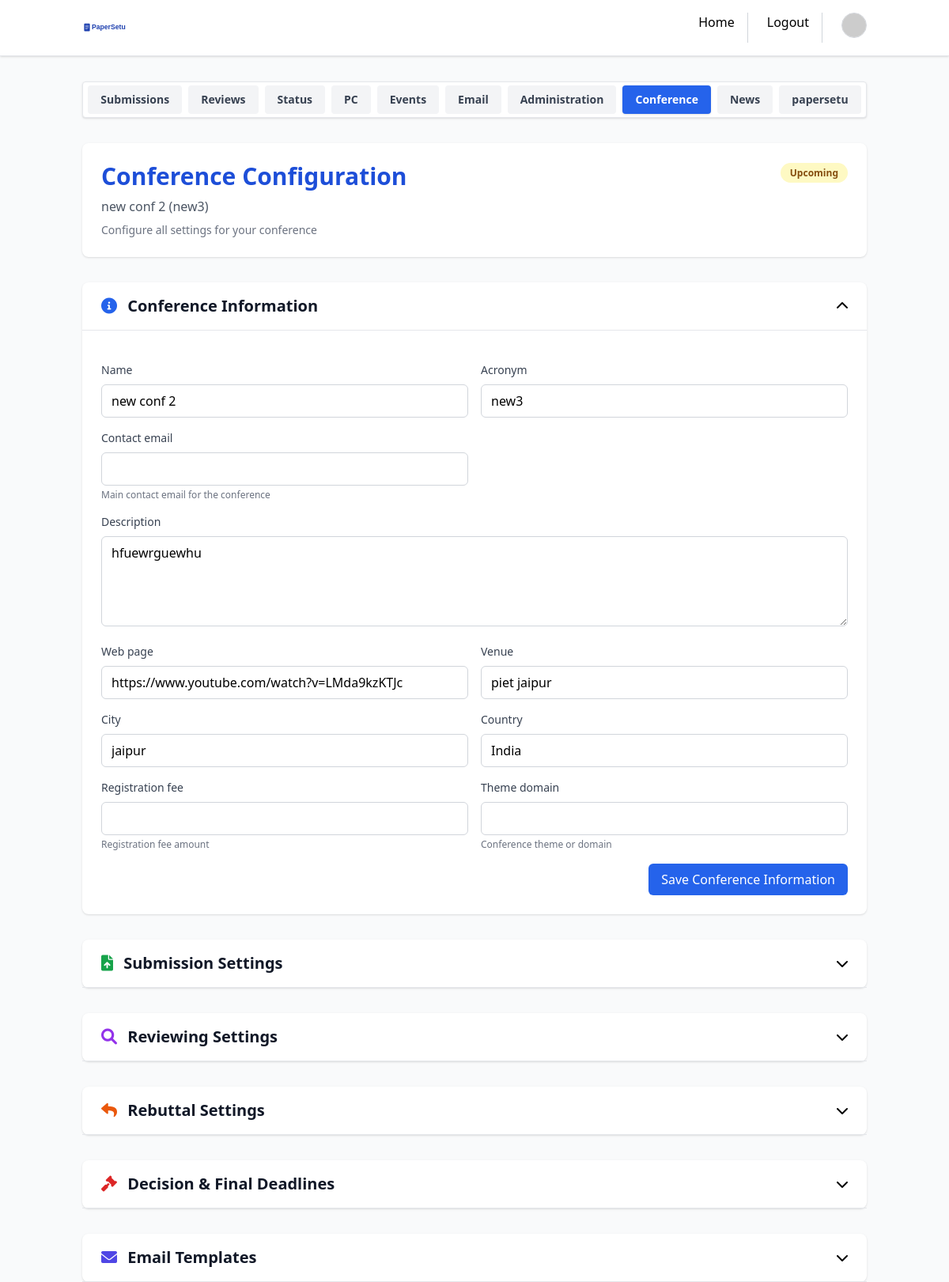
/dashboard/conference/8/configuration/ (signed in), run on the app's committed database.
### conference/models.py (models this page shows, shortened)
class Conference(models.Model):
    name = models.CharField(max_length=255)
    acronym = models.CharField(max_length=50, blank=True)
    web_page = models.URLField(blank=True)
    venue = models.CharField(max_length=255, blank=True)
    city = models.CharField(max_length=100, blank=True)
    country = models.CharField(max_length=100, blank=True)
    estimated_submissions = models.IntegerField(null=True, blank=True)
    start_date = models.DateField()
    end_date = models.DateField()
    primary_area = models.CharField(max_length=50, choices=AREA_CHOICES, default='AI')
    secondary_area = models.CharField(max_length=50, choices=AREA_CHOICES, default='AI')
    area_notes = models.TextField(blank=True)
    organizer = models.CharField(max_length=255, blank=True)
    organizer_web_page = models.URLField(blank=True)
    contact_phone = models.CharField(max_length=20, blank=True)
    role = models.CharField(max_length=100, blank=True)
    is_approved = models.BooleanField(default=False)
    requested_by = models.ForeignKey(User, on_delete=models.CASCADE, related_name='requested_conferences', null=True, blank=True)
    description = models.TextField(blank=True)
    chair = models.ForeignKey(User, on_delete=models.CASCADE, related_name='chaired_conferences')
    status = models.CharField(max_length=20, choices=[('upcoming', 'Upcoming'), ('live', 'Live'), ('completed', 'Completed')], default='upcoming')
    invite_link = models.CharField(max_length=255, blank=True)
    created_at = models.DateTimeField(auto_now_add=True)
    paper_submission_deadline = models.DateField(null=True, blank=True)
    paper_format = models.CharField(max_length=10, choices=[('pdf', 'PDF'), ('docx', 'DOCX')], default='pdf')
    contact_email = models.EmailField(blank=True, help_text="Main contact email for the conference")
    registration_fee = models.DecimalField(max_digits=10, decimal_places=2, null=True, blank=True, help_text="Registration fee amount")
    theme_domain = models.CharField(max_length=255, blank=True, help_text="Conference theme or domain")
    blind_review = models.BooleanField(default=True)
    abstract_required = models.BooleanField(default=True)
    multiple_authors_allowed = models.BooleanField(default=True)
    submission_deadline = models.DateTimeField(null=True, blank=True, help_text="Final submission deadline")
    max_paper_length = models.IntegerField(default=10)
    allow_supplementary = models.BooleanField(default=False)
    reviewers_per_paper = models.IntegerField(default=3)
    review_deadline = models.DateTimeField(null=True, blank=True, help_text="Review submission deadline")
    paper_bidding_enabled = models.BooleanField(default=False, help_text="Enable paper bidding for reviewers")
    review_form_enabled = models.BooleanField(default=True)
    confidence_scores_enabled = models.BooleanField(default=True)
    allow_rebuttal_phase = models.BooleanField(default=False, help_text="Enable author rebuttal phase")
    rebuttal_deadline = models.DateTimeField(null=True, blank=True, help_text="Rebuttal submission deadline")
    rebuttal_word_limit = models.IntegerField(default=500, help_text="Word limit for rebuttals")
    decision_deadline = models.DateTimeField(null=True, blank=True, help_text="Final decision deadline")
    camera_ready_deadline = models.DateTimeField(null=True, blank=True, help_text="Camera-ready submission deadline")

### dashboard/views.py (the view, shortened to what this page needs)
# urls.py: path('conference/<int:conf_id>/configuration/', views.conference_configuration, name='conference_configuration'),
@login_required
def conference_configuration(request, conf_id):
    conference = get_object_or_404(Conference, id=conf_id)
    user = request.user
    if conference.chair != user:
        return render(request, 'dashboard/forbidden.html', {
            'message': 'Only the conference chair can access the configuration panel.'
        })
    forms_data = {
        'conference_info': ConferenceInfoForm(instance=conference),
        'submission_settings': SubmissionSettingsForm(instance=conference),
        'reviewing_settings': ReviewingSettingsForm(instance=conference),
        'rebuttal_settings': RebuttalSettingsForm(instance=conference),
        'decision_settings': DecisionSettingsForm(instance=conference),
    }
    email_templates = {}
    email_template_forms = {}
    default_templates = EmailTemplate.get_default_templates()
    for template_type, _ in EmailTemplate.TEMPLATE_TYPES:
        try:
            template = EmailTemplate.objects.get(conference=conference, template_type=template_type)
        except EmailTemplate.DoesNotExist:
            default_data = default_templates.get(template_type, {
                'subject': f'{template_type.replace("_", " ").title()} - {conference.name}',
                'body': f'Default {template_type.replace("_", " ")} template for {conference.name}.'
            })
            template = EmailTemplate.objects.create(
                conference=conference,
                template_type=template_type,
                subject=default_data['subject'],
                body=default_data['body']
            )
        email_templates[template_type] = template
        email_template_forms[template_type] = EmailTemplateForm(instance=template)
    nav_items = [
        "Submissions", "Reviews", "Status", "PC", "Events",
        "Email", "Administration", "Conference", "News", "papersetu"
    ]
    context = {
        'conference': conference,
        'forms': forms_data,
        'email_templates': email_templates,
        'email_template_forms': email_template_forms,
        'nav_items': nav_items,
        'active_tab': 'Conference',
    }
    return render(request, 'dashboard/conference_configuration.html', context)

### dashboard/templatetags/dashboard_extras.py (called while the page is built)
@register.filter
def lookup(dictionary, key):
    return dictionary.get(key)

### templates/dashboard/conference_configuration.html (shortened to what this page needs)
{% load dashboard_extras %}
<!DOCTYPE html>
<html lang="en">
<head>
    <script src="https://cdn.tailwindcss.com"></script>
    <link rel="stylesheet" href="https://cdnjs.cloudflare.com/ajax/libs/font-awesome/6.0.0/css/all.min.css">
</head>
<body class="bg-gray-50 min-h-screen">
    <nav class="bg-white shadow mb-8 border-b border-gray-200 sticky top-0 z-30 w-full">
        <div class="container mx-auto px-4 py-4 flex justify-between items-center">
            <div class="text-2xl font-bold text-blue-700">
                <svg class="w-24 h-auto mr-2 inline" viewBox="0 0 200 50" xmlns="http://www.w3.org/2000/svg">
                    <text x="25" y="25" font-family="Arial, sans-serif" font-size="18" font-weight="bold" fill="#1e40af">PaperSetu</text>
                </svg>
            </div>
            <ul class="flex space-x-6">
                <li class="border-r border-gray-300 pr-4"><a href="/home/" class="hover:text-blue-600">Home</a></li>
                {% if user.is_authenticated %}
                    <li class="border-r border-gray-300 pr-4"><a href="/accounts/logout/">Logout</a></li>
                    <li class="relative">
                        <button id="profileBtn" class="focus:outline-none">
                            <img src="https://ui-avatars.com/api/?name={{ user.get_full_name|default:user.username }}" alt="Profile" class="w-8 h-8 rounded-full border border-gray-300">
                        </button>
                    </li>
                {% else %}
                    <li><a href="/accounts/login/" class="hover:text-blue-600">Login</a></li>
                {% endif %}
            </ul>
        </div>
    </nav>
    <main class="container mx-auto px-4">
        <nav class="bg-white shadow rounded mb-8 border border-gray-200">
            <ul class="flex flex-wrap md:flex-nowrap justify-start md:justify-center items-center overflow-x-auto text-sm font-semibold">
                {% for item in nav_items %}
                    <li class="m-1">
                        {% if item == 'Conference' %}
                            <a href="{% url 'dashboard:conference_configuration' conference.id %}" class="block px-4 py-2 rounded transition-all duration-150 bg-blue-600 text-white shadow">Conference</a>
                        {% elif item == 'Submissions' %}
                            <a href="{% url 'dashboard:conference_submissions' conference.id %}" class="block px-4 py-2 rounded transition-all duration-150 bg-gray-100 text-gray-700 hover:bg-blue-100 hover:text-blue-700">Submissions</a>
                        {% elif item == 'Administration' %}
                            <a href="{% url 'dashboard:conference_administration' conference.id %}" class="block px-4 py-2 rounded transition-all duration-150 bg-gray-100 text-gray-700 hover:bg-blue-100 hover:text-blue-700">Administration</a>
                        {% elif item == 'PC' %}
                            <a href="{% url 'dashboard:pc_list' conference.id %}" class="block px-4 py-2 rounded transition-all duration-150 bg-gray-100 text-gray-700 hover:bg-blue-100 hover:text-blue-700">PC</a>
                        {% elif item == 'Reviews' %}
                            <a href="{% url 'dashboard:all_submissions' conference.id %}" class="block px-4 py-2 rounded transition-all duration-150 bg-gray-100 text-gray-700 hover:bg-blue-100 hover:text-blue-700">Reviews</a>
                        {% else %}
                            <a href="#" class="block px-4 py-2 rounded transition-all duration-150 bg-gray-100 text-gray-700 hover:bg-blue-100 hover:text-blue-700">{{ item }}</a>
                        {% endif %}
                    </li>
                {% endfor %}
            </ul>
        </nav>
        <section class="bg-white rounded-lg shadow p-6 mb-8">
            <div class="flex justify-between items-start">
                <div>
                    <h1 class="text-3xl font-bold mb-2 text-blue-700">Conference Configuration</h1>
                    <p class="text-gray-600 mb-2">{{ conference.name }} ({{ conference.acronym }})</p>
                    <p class="text-sm text-gray-500">Configure all settings for your conference</p>
                </div>
                <div class="text-right">
                    <span class="px-3 py-1 rounded-full text-xs font-semibold
                        {% if conference.status == 'upcoming' %}bg-yellow-100 text-yellow-800
                        {% elif conference.status == 'live' %}bg-green-100 text-green-800
                        {% else %}bg-gray-100 text-gray-800{% endif %}">
                        {{ conference.status|title }}
                    </span>
                </div>
            </div>
        </section>
        <div class="space-y-8">
            <section class="bg-white rounded-lg shadow" x-data="{ open: true }">
                <div class="px-6 py-4 border-b border-gray-200 cursor-pointer" @click="open = !open">
                    <div class="flex justify-between items-center">
                        <h2 class="text-xl font-semibold text-gray-900">
                            <i class="fas fa-info-circle text-blue-600 mr-2"></i>
                            Conference Information
                        </h2>
                        <i class="fas fa-chevron-down transition-transform duration-200" :class="{'rotate-180': open}"></i>
                    </div>
                </div>
                <div x-show="open" x-transition class="p-6">
                    <form method="post" class="space-y-4">
                        <div class="grid grid-cols-1 md:grid-cols-2 gap-4">
                            {% for field in forms.conference_info %}
                                <div class="{% if field.name == 'description' %}md:col-span-2{% endif %}">
                                    <label for="{{ field.id_for_label }}" class="block text-sm font-medium text-gray-700 mb-2">
                                        {{ field.label }}
                                    </label>
                                    {{ field }}
                                    {% if field.help_text %}
                                        <p class="text-xs text-gray-500 mt-1">{{ field.help_text }}</p>
                                    {% endif %}
                                </div>
                            {% endfor %}
                        </div>
                        <div class="flex justify-end">
                            <button type="submit" class="px-4 py-2 bg-blue-600 text-white rounded-md hover:bg-blue-700 focus:outline-none focus:ring-2 focus:ring-blue-500">
                                Save Conference Information
                            </button>
                        </div>
                    </form>
                </div>
            </section>
            <section class="bg-white rounded-lg shadow" x-data="{ open: false }">
                <div class="px-6 py-4 border-b border-gray-200 cursor-pointer" @click="open = !open">
                    <div class="flex justify-between items-center">
                        <h2 class="text-xl font-semibold text-gray-900">
                            <i class="fas fa-file-upload text-green-600 mr-2"></i>
                            Submission Settings
                        </h2>
                        <i class="fas fa-chevron-down transition-transform duration-200" :class="{'rotate-180': open}"></i>
                    </div>
                </div>
            </section>
            <section class="bg-white rounded-lg shadow" x-data="{ open: false }">
                <div class="px-6 py-4 border-b border-gray-200 cursor-pointer" @click="open = !open">
                    <div class="flex justify-between items-center">
                        <h2 class="text-xl font-semibold text-gray-900">
                            <i class="fas fa-search text-purple-600 mr-2"></i>
                            Reviewing Settings
                        </h2>
                        <i class="fas fa-chevron-down transition-transform duration-200" :class="{'rotate-180': open}"></i>
                    </div>
                </div>
            </section>
            <section class="bg-white rounded-lg shadow" x-data="{ open: false }">
                <div class="px-6 py-4 border-b border-gray-200 cursor-pointer" @click="open = !open">
                    <div class="flex justify-between items-center">
                        <h2 class="text-xl font-semibold text-gray-900">
                            <i class="fas fa-reply text-orange-600 mr-2"></i>
                            Rebuttal Settings
                        </h2>
                        <i class="fas fa-chevron-down transition-transform duration-200" :class="{'rotate-180': open}"></i>
                    </div>
                </div>
            </section>
            <section class="bg-white rounded-lg shadow" x-data="{ open: false }">
                <div class="px-6 py-4 border-b border-gray-200 cursor-pointer" @click="open = !open">
                    <div class="flex justify-between items-center">
                        <h2 class="text-xl font-semibold text-gray-900">
                            <i class="fas fa-gavel text-red-600 mr-2"></i>
                            Decision & Final Deadlines
                        </h2>
                        <i class="fas fa-chevron-down transition-transform duration-200" :class="{'rotate-180': open}"></i>
                    </div>
                </div>
            </section>
            <section class="bg-white rounded-lg shadow" x-data="{ open: false }">
                <div class="px-6 py-4 border-b border-gray-200 cursor-pointer" @click="open = !open">
                    <div class="flex justify-between items-center">
                        <h2 class="text-xl font-semibold text-gray-900">
                            <i class="fas fa-envelope text-indigo-600 mr-2"></i>
                            Email Templates
                        </h2>
                        <i class="fas fa-chevron-down transition-transform duration-200" :class="{'rotate-180': open}"></i>
                    </div>
                </div>
            </section>
        </div>
    </main>
</body>
</html>

### data on the page
Conference: name "new conf 2", acronym "new3", status "Upcoming", conference_info "new conf 2" "new3" "hfuewrguewhu" "https://www.youtube.com/watch?v=LMda9kzKTJc" "piet jaipur" "jaipur" "India"

### other printed values
{{ item }} "Status" "Events" "Email" "News" "papersetu"
{{ field.label }} "Name" "Acronym" "Contact email" "Description" "Web page" "Venue" "City" "Country" "Registration fee" "Theme domain"
{{ field.help_text }} "Main contact email for the conference" "Registration fee amount" "Conference theme or domain"
